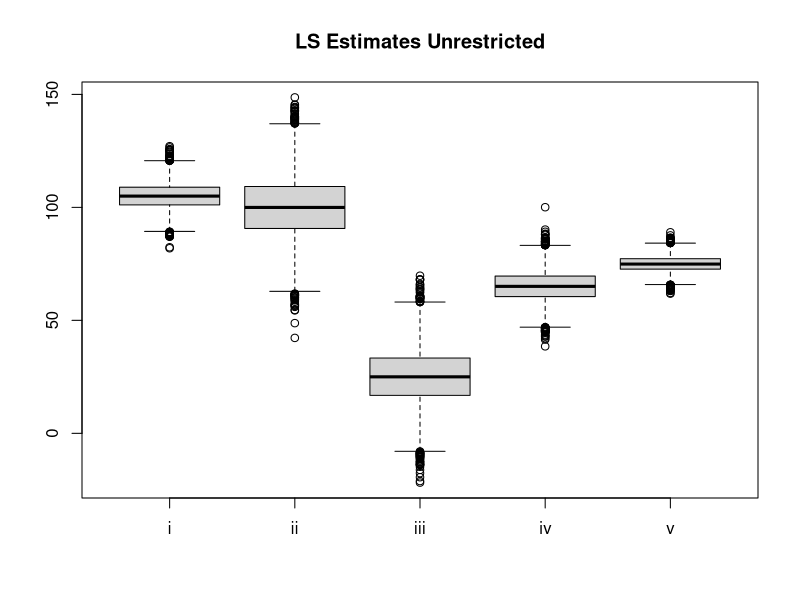
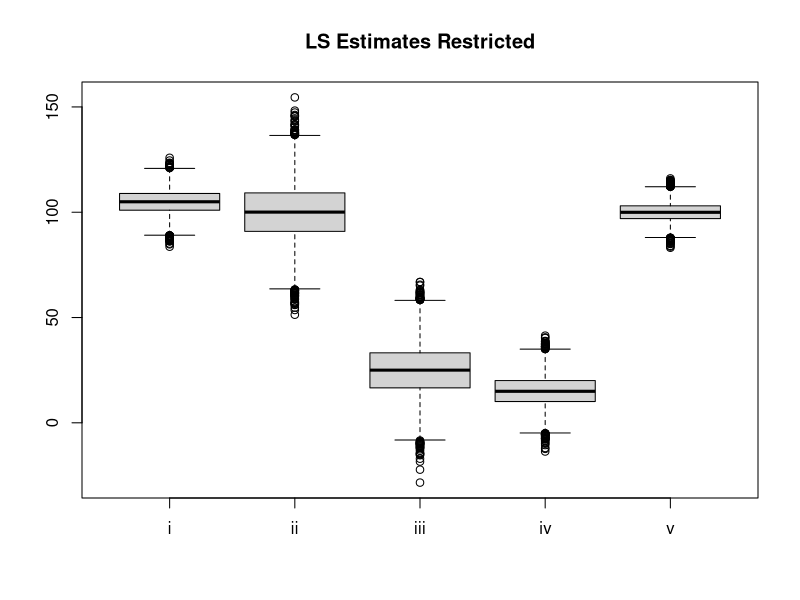

The R script that drew these images, in order:
# Name: Christian Peters

library(MASS)

set.seed(1234)

# No. 18)
# =======

# define model parameters
beta <- c(100, 5, 10, -15)
X <- matrix(c(1, 1, 1, 1, 1, 1, 1, 1, 1, 0, 0, 0, 0, 0, 0, 1, 1, 0, 0, 0, 0, 0, 0, 1), nrow=6)
X_inv <- ginv(X)
B <- t(c(0, 1, 1, 1))
XB <- X %*% (diag(4) - ginv(B) %*% B)
XB_inv <- ginv(XB)
stdev <- 10
n <- 10000

# simulate without side condition
results_1 <- replicate(n, t(c(1, 1, 0, 0)) %*% X_inv %*% (X %*% beta + rnorm(6, sd=stdev)))
# bias: mean(results_1) - 105 = 0.0329613
results_2 <- replicate(n, t(c(1, 2, -1, 0)) %*% X_inv %*% (X %*% beta + rnorm(6, sd=stdev)))
# bias: mean(results_2) - 100 = -0.03319558
results_3 <- replicate(n, t(c(0, 0, 1, -1)) %*% X_inv %*% (X %*% beta + rnorm(6, sd=stdev)))
# bias: mean(results_3) - 25 = 0.03582676
results_4 <- replicate(n, t(c(0, 1, 1, 0)) %*% X_inv %*% (X %*% beta + rnorm(6, sd=stdev)))
# bias: mean(results_4) - 15 = 49.98625
results_5 <- replicate(n, t(c(1, 0, 0, 0)) %*% X_inv %*% (X %*% beta + rnorm(6, sd=stdev)))
# bias: mean(results_5) - 100 = -25.02991

# plot the results
boxplot(results_1, results_2, results_3, results_4, results_5, names = c('i', 'ii', 'iii', 'iv', 'v'), main='LS Estimates Unrestricted')

# simulate with side condition
results_1_r <- replicate(n, t(c(1, 1, 0, 0)) %*% XB_inv %*% (X %*% beta + rnorm(6, sd=stdev)))
# bias: mean(results_1_r) - 105 = -0.05964415
results_2_r <- replicate(n, t(c(1, 2, -1, 0)) %*% XB_inv %*% (X %*% beta + rnorm(6, sd=stdev)))
# bias: mean(results_2_r) - 100 = -0.004516509
results_3_r <- replicate(n, t(c(0, 0, 1, -1)) %*% XB_inv %*% (X %*% beta + rnorm(6, sd=stdev)))
# bias: mean(results_3_r) - 25 = -0.01391626
results_4_r <- replicate(n, t(c(0, 1, 1, 0)) %*% XB_inv %*% (X %*% beta + rnorm(6, sd=stdev)))
# bias: mean(results_4_r) - 15 = 0.05490545
results_5_r <- replicate(n, t(c(1, 0, 0, 0)) %*% XB_inv %*% (X %*% beta + rnorm(6, sd=stdev)))
# bias: mean(results_5_r) - 100 = 0.002658646

# plot the results
boxplot(results_1_r, results_2_r, results_3_r, results_4_r, results_5_r, names = c('i', 'ii', 'iii', 'iv', 'v'), main='LS Estimates Restricted')

# We can see that in the unrestricted case the bias is close to zero for all linear unbiased estimable functions (i-iii).
# Looking at functions iv and v, we can see that the bias is clearly unequal to zero.
# In the restricted case, the bias is zero for all estimators.

# No. 19)
# =======

data <- read.csv2('cars.csv')

# a)

# create design matrix and response vector
X <- cbind(1, data$Hubraum, data$Leistung, data$Gewicht, data$Verbrauch)
y <- data$Preis

# get the least squares estimate (gauss-markov-estimate)
beta <- solve(t(X) %*% X, t(X) %*% y)
# -13614.6216356691, 526.935980973853, 145.011255933093, 19141.205906062, 739.892449453102

# Interpretation:
# Intercept: no useful way of interpretation
# beta_1: 526.94 euros per liter of engine displacement
# beta_2: 145.01 euros per horsepower
# beta_3: 19141.21 euros per ton of weight
# beta_4: 739.89 euros per liter of fuel consumption

# b)

# get a scaled version of the covariance matrix
cov_scaled <- solve(t(X) %*% X)

# scale it to get the correlation matrix
cor_estimate <- diag(1/sqrt(diag(cov_scaled))) %*% cov_scaled %*% diag(1/sqrt(diag(cov_scaled)))
print(cor_estimate)

# We can see that the correlation between b_1 (engine displacement) and b_2 (horsepower) is -0.77685540.
# This means that the estimates of these two coefficients will vary together in
# different directions. This is not a desirable trait because this behavior makes it difficult
# to distinguish between the effects of engine displacement and horsepower on the price of a car.
# One reason for this is most likely that there is a general correlation between
# horsepower and engine displacement. (Cars with bigger engines tend to have more horsepower).

# c)

# estimate the new beta vector
beta_ridge <- solve(t(X) %*% X + 0.1 * diag(5), t(X) %*% y)
# -12360.8612982283, 248.469501354341, 160.381659732185, 13986.5685515175, 1204.63367627605

# get a scaled version of the covariance matrix (cov_ridge = sigma^2 * cov_scaled_ridge)
A <- solve(t(X) %*% X + 0.1 * diag(5)) %*% t(X)
cov_scaled_ridge <- A %*% t(A)
# var(b_1_ridge) = sigma^2 * 0.0003609379 (cov_scaled_ridge[3, 3])
# var(b_1) = sigma^2 * 0.0004309017 (cov_scaled[3, 3])

# As we can see, the variance as well as the absolute value of beta_1 is reduced when applying the new technique.
# These results are still consistent with the Gauss-Markov-Theorem because the
# new estimate of the beta coefficient vector is not unbiased.